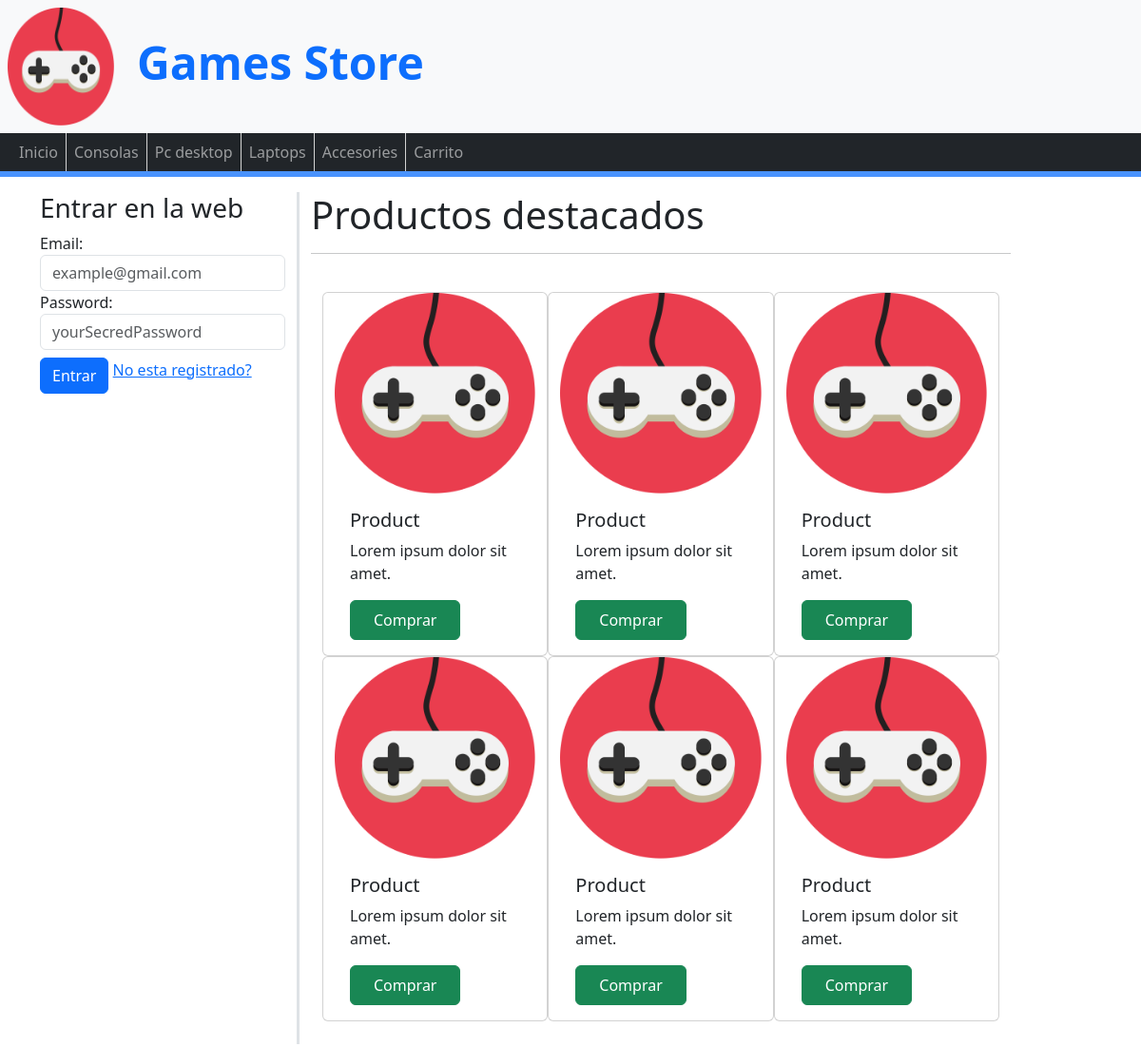
The page / on the database its author committed.
### tables this page shows
CREATE TABLE `categories` (
  `id` int(255) NOT NULL,
  `name` varchar(100) NOT NULL
);

### config/db.php (called while the page is built)
<?php
class Database{
    public static function connect(){
        $db= new mysqli('localhost','root','','store');
        $db->query("SET NAMES 'utf8'");
        return $db;
    }
}

### controllers/CategoryController.php (called while the page is built, shortened)
<?php
require_once 'models/Category.php';
class CategoryController{
    public function categoryInstance(){
        $categories = new Category;
        return $allCategories = $categories->getAll()->fetch_all();
    }
    public function header(){
        $allCategories= CategoryController::categoryInstance();
        require_once 'views/category/list.php';
    }
}

### models/Category.php (called while the page is built, shortened)
<?php
class Category{
    private $db;
    public function __construct()
    {
        $this->db = Database::connect();
    }
    public function getAll(){
        $sql="SELECT *FROM categories;";
        $result = $this->db->query($sql);
        return $result;
    }
}

### controllers/ProductController.php (called while the page is built, shortened)
<?php
class ProductController{
    public function index(){
        require_once 'views/product/featured.php';
    }
}

### views/category/list.php (the view)
<?php  foreach($allCategories as $element):?>
    <li class="nav-item">
        <a class="nav-link" href="#"><?=$element[1]?></a>
    </li>
<?php endforeach; ?>

### views/layout/header.php (shortened to what this page needs)
<!DOCTYPE html>
<html lang="en">
<head>
    <link rel="stylesheet" href="<?=base_url?>./assets/css/bootstrap.min.css">
    <link rel="stylesheet" href="<?=base_url?>./assets/css/custom.css">
</head>
<body>
    <header>
         <div class="jumbotron d-flex bg-light">
           <a href="#"> <img class="rounded pt-2 ps-2 pb-2 img-header" src="<?=base_url?>./assets/img/logo.png" alt="pig"></a>
           <h1 class="display-5 text-primary align-self-center ps-4 fw-bold">Games Store</h1>
         </div>
         <nav class="p-0 navbar navbar-expand-lg navbar-dark bg-dark">
           <div class="container-fluid">
            <div class="collapse navbar-collapse" id="navbarSupportedContent">
                <ul class="navbar-nav me-auto mb-lg-0">
                    <li class="nav-item">
                        <a class="nav-link " href="#">Inicio</a>
                    </li>
                    <?php $list = new CategoryController;
                          $list->header();
                    ?>
                    <li class="nav-item">
                        <a class="nav-link" href="#">Carrito</a>
                    </li>
                </ul>
            </div>
           </div>
         </nav>
         <hr class="border border-primary border-3 opacity-75 mt-0"/>
    </header>
<main class="container mt-0 mb-4 h-100">
    <div class="row">

### views/layout/sidebar.php (shortened to what this page needs)
<aside class="col-3  border-end border-3">
                    <?php if(!isset($_SESSION['login'])):   ?>
                    <h3>Entrar en la web</h3>
                    <form action="<?=base_url?>user/login"  method="POST">
                        <label for="usuario">Email:</label>
                        <div class="input-group">
                            <input class="form-control" name="email" id="email" type="email" placeholder="example@gmail.com" required>
                        </div>
                        <label for="password">Password:</label>
                        <div class="input-group">
                            <input class="form-control" name="password" id="password" type="password" placeholder="yourSecredPassword" required>
                        </div>
                        <button type="submit" class="btn btn-primary mt-2">Entrar</button>
                        <a href="<?=base_url?>user/register">No esta registrado?</a>
                    </form>
                    <?php else: ?>
                        <p class="text-success">Bienvenido <?php echo $_SESSION['login']->name.' '.$_SESSION['login']->lastname;?></p>
                    <?php endif; ?>
</aside>
<div class="col-8">

### index.php (shortened to what this page needs)
<?php
require_once 'config/db.php';
require_once 'views/layout/header.php';
require_once 'views/layout/sidebar.php';
if($_GET){
    $controllerName = !empty($_GET['controller']) ? $_GET['controller'].'Controller':controller_default;
    $action = !empty($_GET['action']) ? $_GET['action']:action_default;
    $id = !empty($_GET['id']) ? intval($_GET['id']) : false;
    if(class_exists($controllerName)){
        $controllerObject = new $controllerName();
        if(method_exists($controllerObject,$action)){
            if($id){
                $controllerObject->$action($id);
            }else{
                $controllerObject->$action();
            }
        }else{
            $action= action_default;
            $controllerObject->$action();
        }
    }else{
        $error= new ErrorController();
        $error->index();
    }
}else{
    $controllerObject= new $controllerName();
    $action= action_default;
    $controllerObject->$action();
}
require_once 'views/layout/footer.php';

### views/product/featured.php
<h1>Productos destacados</h1>
<hr/>
<div class="row p-4">
                    <article class="col-4 card">
                        <img class="card-img-top" src="<?=base_url?>/assets/img/logo.png" alt="product">
                        <div class="card-body">
                            <h5 class="card-title">Product</h5>
                            <p class="card-text">Lorem ipsum dolor sit amet.</p>
                            <a class="btn btn-success py-2 px-4" href="#">Comprar</a>
                        </div>
                    </article>
                    <article class="col-4 card">
                        <img class="card-img-top" src="<?=base_url?>/assets/img/logo.png" alt="product">
                        <div class="card-body">
                            <h5 class="card-title">Product</h5>
                            <p class="card-text">Lorem ipsum dolor sit amet.</p>
                            <a class="btn btn-success py-2 px-4" href="#">Comprar</a>
                        </div>
                    </article>
                    <article class="col-4 card">
                        <img class="card-img-top" src="<?=base_url?>/assets/img/logo.png" alt="product">
                        <div class="card-body">
                            <h5 class="card-title">Product</h5>
                            <p class="card-text">Lorem ipsum dolor sit amet.</p>
                            <a class="btn btn-success py-2 px-4" href="#">Comprar</a>
                        </div>
                    </article>
                    <article class="col-4 card">
                        <img class="card-img-top" src="<?=base_url?>/assets/img/logo.png" alt="product">
                        <div class="card-body">
                            <h5 class="card-title">Product</h5>
                            <p class="card-text">Lorem ipsum dolor sit amet.</p>
                            <a class="btn btn-success py-2 px-4" href="#">Comprar</a>
                        </div>
                    </article>
                    <article class="col-4 card">
                        <img class="card-img-top" src="<?=base_url?>/assets/img/logo.png" alt="product">
                        <div class="card-body">
                            <h5 class="card-title">Product</h5>
                            <p class="card-text">Lorem ipsum dolor sit amet.</p>
                            <a class="btn btn-success py-2 px-4" href="#">Comprar</a>
                        </div>
                    </article>
                    <article class="col-4 card">
                        <img class="card-img-top" src="<?=base_url?>/assets/img/logo.png" alt="product">
                        <div class="card-body">
                            <h5 class="card-title">Product</h5>
                            <p class="card-text">Lorem ipsum dolor sit amet.</p>
                            <a class="btn btn-success py-2 px-4" href="#">Comprar</a>
                        </div>
                    </article>
</div>

### views/layout/footer.php (shortened to what this page needs)
</div>
        </div>
</main>
</body>
</html>

### assets/css/custom.css (style rules this page uses)
.img-header { width: 120px; height: 140px; }
@media only screen and (min-width: 992px) { .navbar .navbar-nav .nav-item .nav-link { padding: 0 0.5em; line-height: 40px; } }
@media only screen and (min-width: 992px) { .navbar .navbar-nav .nav-item:not(:last-child) .nav-link { border-right: 1px solid #D3D3D3; line-height: 40px; } }

### rows shown on the page
categories: name "Consolas"
categories: name "Pc desktop"
categories: name "Laptops"
categories: name "Accesories"
